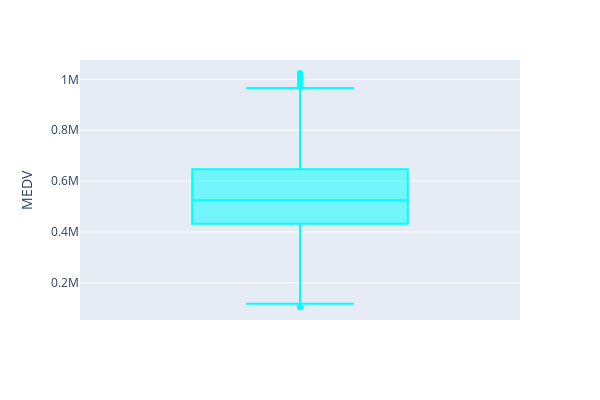

The notebook cell saved with this chart:
### Markdown cell above
**Valor médio das casas**

### Code cell
boxplot = px.box(df, y = "MEDV", width=600, height=400, boxmode='overlay', color_discrete_sequence=["cyan"])
boxplot.show()

### Figure 1 — Plotly figure (JSON) as saved in the notebook; plotly's stock layout.template omitted (floating-point values rounded to 4 significant figures; data arrays with more than 128 entries replaced by an {"elided": "..."} marker saying what was removed)
{"data": [{"alignmentgroup": "True", "hovertemplate": "MEDV=%{y}<extra></extra>", "legendgroup": "", "marker": {"color": "cyan"}, "name": "", "notched": false, "offsetgroup": "", "orientation": "v", "showlegend": false, "type": "box", "x0": " ", "xaxis": "x", "y": {"elided": "2340 float values"}, "y0": " ", "yaxis": "y"}], "layout": {"boxmode": "overlay", "height": 400, "legend": {"tracegroupgap": 0}, "margin": {"t": 60}, "width": 600, "xaxis": {"anchor": "y", "domain": [0, 1]}, "yaxis": {"anchor": "x", "domain": [0, 1], "title": {"text": "MEDV"}}}}
